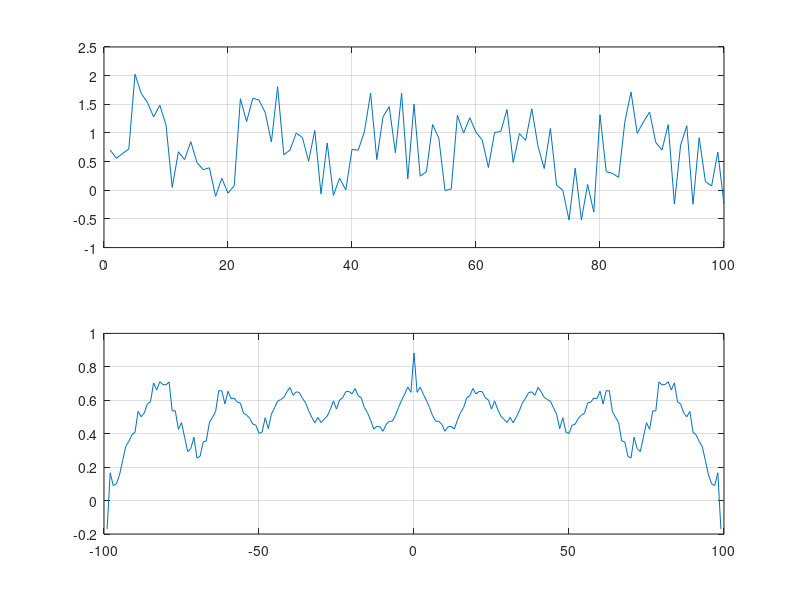

Write the MATLAB code that produced this figure.
clear, clc, close all;
fs = 10;
ts = 0:1/fs:10-1/fs;
N =length(ts);

rng shuffle; 
x = rand(1,N).*sin(2*pi*0.5*ts)+1.5*rand(1,N);
subplot(2,1,1)
plot(x),grid on
[r12, lags] = xcorr(x,'unbiased');
subplot(2,1,2)
plot(lags, r12), grid on
